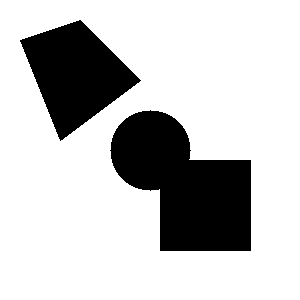
#> input picture map/test_map.png, 300 x 300 px
$ python cell_decomposition.py
#> lines starting #> are read from the running program, lines starting #| are printed output that depends on the picture; after the words box and inside, x2 and y2 are one past the last pixel; in counts of white or black regions, pixels touching at a corner belong together
import numpy as np
import cv2
from PIL import Image
from typing import Tuple, List

# matplotlib.rcParams['figure.figsize'] = [30, 20]

Slice = List[Tuple[int, int]]


def calc_connectivity(slice: np.ndarray) -> Tuple[int, Slice]:
    connectivity = 0
    last_data = 0
    open_part = False
    connective_parts = []
    for i, data in enumerate(slice):
        if last_data == 0 and data == 1:
            open_part = True
            start_point = i
        elif last_data == 1 and data == 0 and open_part:
            open_part = False
            connectivity += 1
            end_point = i
            connective_parts.append((start_point, end_point))

        last_data = data
    return connectivity, connective_parts


def get_adjacency_matrix(parts_left: Slice, parts_right: Slice) -> np.ndarray:
    """
    Get adjacency matrix of 2 neiborhood slices.

    Args:
        slice_left: left slice
        slice_right: right slice

    Returns:
        [L, R] Adjacency matrix.
    """
    adjacency_matrix = np.zeros([len(parts_left), len(parts_right)])
    for l, lparts in enumerate(parts_left):
        for r, rparts in enumerate(parts_right):
            if min(lparts[1], rparts[1]) - max(lparts[0], rparts[0]) > 0:
                adjacency_matrix[l, r] = 1

    return adjacency_matrix


def bcd(erode_img: np.ndarray) -> Tuple[np.ndarray, int]:
    """
    Boustrophedon Cellular Decomposition

    Args:
        erode_img: [H, W], eroded map. The pixel value 0 represents obstacles and 1 for free space.

    Returns:
        [H, W], separated map. The pixel value 0 represents obstacles and others for its' cell number.
    """
    assert len(erode_img.shape) == 2, 'Map should be single channel.'
    last_connectivity = 0
    last_connectivity_parts = []
    current_cell = 1
    current_cells = []
    separate_img = np.copy(erode_img)

    for col in range(erode_img.shape[1]):
        current_slice = erode_img[:, col]
        connectivity, connective_parts = calc_connectivity(current_slice)

        if last_connectivity == 0:
            current_cells = []
            for i in range(connectivity):
                current_cells.append(current_cell)
                current_cell += 1
        elif connectivity == 0:
            current_cells = []
            continue
        else:
            adj_matrix = get_adjacency_matrix(last_connectivity_parts, connective_parts)
            new_cells = [0] * len(connective_parts)

            for i in range(adj_matrix.shape[0]):
                if np.sum(adj_matrix[i, :]) == 1:
                    new_cells[np.argwhere(adj_matrix[i, :])[0][0]] = current_cells[i]
                # If a previous part is connected to multiple parts this time, it means that IN has occurred.
                elif np.sum(adj_matrix[i, :]) > 1:
                    for idx in np.argwhere(adj_matrix[i, :]):
                        new_cells[idx[0]] = current_cell
                        current_cell = current_cell + 1

            for i in range(adj_matrix.shape[1]):
                # If a part of this time is connected to the last multiple parts, it means that OUT has occurred.
                if np.sum(adj_matrix[:, i]) > 1:
                    new_cells[i] = current_cell
                    current_cell = current_cell + 1
                # If this part of the part does not communicate with any part of the last time, it means that it happened in
                elif np.sum(adj_matrix[:, i]) == 0:
                    new_cells[i] = current_cell
                    current_cell = current_cell + 1
            current_cells = new_cells

        # Draw the partition information on the map.
        for cell, slice in zip(current_cells, connective_parts):
            # print(current_cells, connective_parts)
            separate_img[slice[0]:slice[1], col] = cell

            # print('Slice {}: connectivity from {} to {}'.format(col, last_connectivity, connectivity))
        last_connectivity = connectivity
        last_connectivity_parts = connective_parts
    return separate_img, current_cell


def display_separate_map(separate_map, cells):
    display_img = np.empty([*separate_map.shape, 3], dtype=np.uint8)
    random_colors = np.random.randint(0, 255, [cells, 3])
    for cell_id in range(1, cells):
        display_img[separate_map == cell_id, :] = random_colors[cell_id, :]
    cv2.imshow("A", display_img)
    cv2.waitKey(0)


if __name__ == '__main__':
    # [5 lines of commented-out code are left out]
    img = np.array(Image.open('map/test_map.png'))
#> img is the input picture: shape (300, 300); 77.3% white; 2 black regions, box (x1, y1, x2, y2) and area: (110, 110, 251, 251) 12709, (20, 20, 141, 141) 7761
    if len(img.shape) > 2:
        img = img[:, :, 0]

    erode_img = img / np.max(img)
    separate_img, cells = bcd(erode_img)
#> the loop in bcd, `for col in range(erode_img.shape[1]):` made 300 passes
#> (connectivity, last_connectivity, last_connectivity_parts) on passes 21 to 32: (1, 1, [(0, 40)]), (1, 1, [(0, 40)]), (1, 1, [(0, 39)]), (1, 1, [(0, 39)]), (1, 1, [(0, 39)]), (1, 1, [(0, 38)]), (1, 1, [(0, 38)]), (1, 1, [(0, 38)]), (1, 1, [(0, 37)]), (1, 1, [(0, 37)]), (1, 1, [(0, 37)]), (1, 1, [(0, 36)])
#> connectivity on passes 61 to 66: 1, 1, 1, 1, 1, 1
#> after the loop in bcd, `for col in range(erode_img.shape[1]):`:
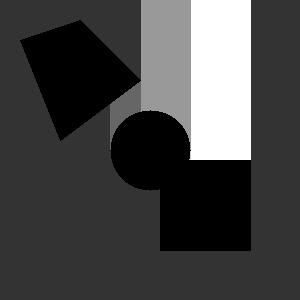
#> separate_img: shape (300, 300) float64; min 0, max 5, mean 1.34; drawn with min black and max white
#> after the loop in bcd, `for col in range(erode_img.shape[1]):`: current_cell = 6
#> cells = 6
    print(np.unique(separate_img))
#| [0. 1. 2. 3. 4. 5.]
    print('Total cells: {}'.format(cells))
#| Total cells: 6
    display_separate_map(separate_img, cells)
#> in display_separate_map, `random_colors = np.random.randint(0, 255, [cells, 3])`: random_colors = [[172, 47, 117], [192, 67, 251], [195, 103, 9], [211, 21, 242], [36, 87, 70], [216, 88, 140]]
#> after the loop in display_separate_map, `for cell_id in range(1, cells):`:
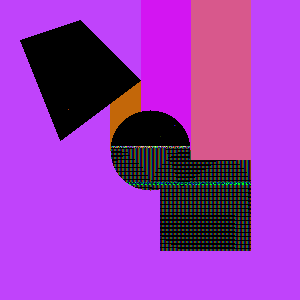
#> display_img: shape (300, 300, 3); mean of channels 0, 1, 2 156, 55.6, 183.1; drawn as R, G, B
